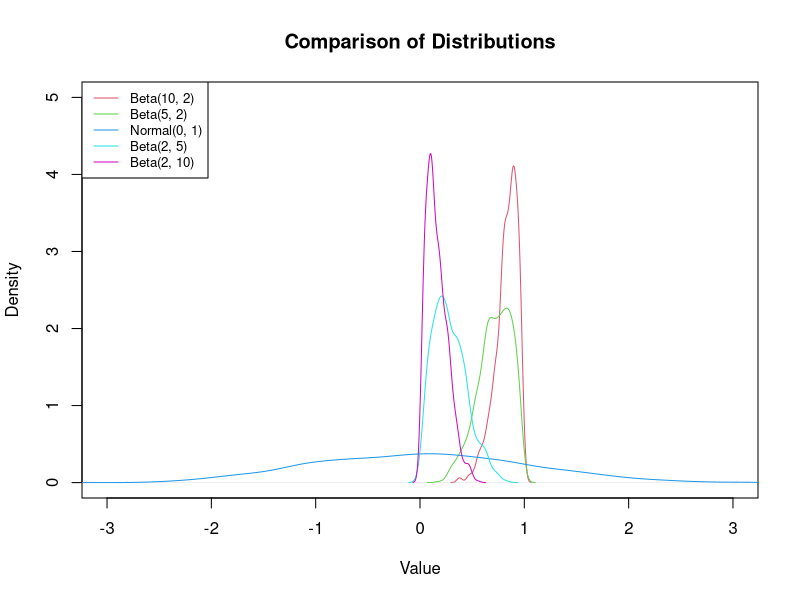

Here is the R script that generated this plot: (Note: this script raises an error after producing the figure.)
## ---- chunk 1
knitr::opts_chunk$set(echo = TRUE)
## ---- chunk 2

# The following example was taken from: https://statisticsglobe.com/draw-normal-left-right-skewed-distributions-r

set.seed(35486)                    # Create random distributions
data <- data.frame(x1 = rbeta(1000, 10, 2),
                   x2 = rbeta(1000, 5, 2),
                   x3 = rnorm(1000),
                   x4 = rbeta(1000, 2, 5),
                   x5 = rbeta(1000, 2, 10))

head(data)                         # Print head of data
## ---- chunk 3
plot(density(data$x1), col = 2,    # Overlay all columns as densities
     xlim = c(- 3, 3),
     ylim = c(0, 5),
     main = "Comparison of Distributions",
     xlab = "Value"
     )

lines(density(data$x2), col = 3)
lines(density(data$x3), col = 4)
lines(density(data$x4), col = 5)
lines(density(data$x5), col = 6)

legend("topleft",                  # Add legend to plot
       legend = c("Beta(10, 2)",
                  "Beta(5, 2)",
                  "Normal(0, 1)",
                  "Beta(2, 5)",
                  "Beta(2, 10)"),
       col = 2:6,
       lty = 1,
       cex = 0.8)

## ---- chunk 4
generate_dataset <- function(n = 300, m = 1000) {

  datasets <- replicate(
    n,
    rbeta(m, shape1 = 10, shape2 = 2),
    simplify = FALSE
  )

  names(datasets) <- paste0("dataset_", seq_len(n))

  return(datasets)
}

test_refactored_1 <- generate_dataset(n = 3, m = 1000)

length(test_refactored_1)
length(test_refactored_1[[1]])
## ---- chunk 5
generate_dataset <- function(
  n = 300,
  m = 1000,
  alpha = 10,
  beta = 2
) {

  datasets <- replicate(
    n,
    rbeta(m, shape1 = alpha, shape2 = beta),
    simplify = FALSE
  )

  names(datasets) <- paste0("dataset_", seq_len(n))

  return(datasets)
}

# Right-skewed beta distribution
right_skewed <- generate_dataset(alpha = 2, beta = 5)

# Left-skewed beta distribution
left_skewed <- generate_dataset(alpha = 5, beta = 2)

# Symmetric beta distribution
symmetric <- generate_dataset(alpha = 2, beta = 2)

# Calculate their sample means
right_means <- calculate_mean_values(right_skewed)
left_means <- calculate_mean_values(left_skewed)
symmetric_means <- calculate_mean_values(symmetric)
## ---- chunk 6
# Default beta distribution
default_beta <- function(size, alpha = 10, beta = 2) {

  rbeta(size, shape1 = alpha, shape2 = beta)

}


# Generalised dataset generator
generate_dataset <- function(
  n = 300,
  m = 1000,
  FUN = default_beta,
  ...
) {

  datasets <- lapply(
    seq_len(n),
    function(i) FUN(m, ...)
  )

  names(datasets) <- paste0("dataset_", seq_len(n))

  return(datasets)
}

# Beta distribution
beta_data <- generate_dataset(
  FUN = rbeta,
  shape1 = 2,
  shape2 = 5
)

# Uniform distribution
uniform_data <- generate_dataset(
  FUN = runif,
  min = 0,
  max = 1
)

# Normal distribution
normal_data <- generate_dataset(
  FUN = rnorm,
  mean = 0,
  sd = 1
)

# Exponential distribution
exponential_data <- generate_dataset(
  FUN = rexp,
  rate = 1
)

beta_means <- calculate_mean_values(beta_data)

uniform_means <- calculate_mean_values(uniform_data)

normal_means <- calculate_mean_values(normal_data)

exponential_means <- calculate_mean_values(exponential_data)
length(beta_data)
length(beta_data[[1]])
length(beta_means)

## ---- chunk 7
par(mfrow = c(2, 2))

qqnorm(
  beta_data[[1]],
  main = "Original Beta(2,5)"
)
qqline(beta_data[[1]], col = "red")

qqnorm(
  beta_means,
  main = "Beta Sample Means"
)
qqline(beta_means, col = "red")

qqnorm(
  exponential_data[[1]],
  main = "Original Exponential"
)
qqline(exponential_data[[1]], col = "red")

qqnorm(
  exponential_means,
  main = "Exponential Sample Means"
)
qqline(exponential_means, col = "red")

par(mfrow = c(1, 1))
par(mfrow = c(2, 2))

qqnorm(beta_means, main = "Beta Sample Means")
qqline(beta_means, col = "red")

qqnorm(uniform_means, main = "Uniform Sample Means")
qqline(uniform_means, col = "red")

qqnorm(normal_means, main = "Normal Sample Means")
qqline(normal_means, col = "red")

qqnorm(exponential_means, main = "Exponential Sample Means")
qqline(exponential_means, col = "red")

par(mfrow = c(1, 1))
## ---- chunk 8
par(mfrow = c(2, 2))

qqnorm(beta_means, main = "Beta Sample Means")
qqline(beta_means, col = "red")

qqnorm(uniform_means, main = "Uniform Sample Means")
qqline(uniform_means, col = "red")

qqnorm(normal_means, main = "Normal Sample Means")
qqline(normal_means, col = "red")

qqnorm(exponential_means, main = "Exponential Sample Means")
qqline(exponential_means, col = "red")

par(mfrow = c(1, 1))
## ---- chunk 9
set.seed(35486)

# Generate exponential samples with different sample sizes
exp_m5 <- generate_dataset(
  n = 300,
  m = 5,
  FUN = rexp,
  rate = 1
)

exp_m30 <- generate_dataset(
  n = 300,
  m = 30,
  FUN = rexp,
  rate = 1
)

exp_m1000 <- generate_dataset(
  n = 300,
  m = 1000,
  FUN = rexp,
  rate = 1
)

# Calculate sample means
means_m5 <- calculate_mean_values(exp_m5)

means_m30 <- calculate_mean_values(exp_m30)

means_m1000 <- calculate_mean_values(exp_m1000)
par(mfrow = c(1, 3))

qqnorm(means_m5, main = "Exponential Means: m = 5")
qqline(means_m5, col = "red")

qqnorm(means_m30, main = "Exponential Means: m = 30")
qqline(means_m30, col = "red")

qqnorm(means_m1000, main = "Exponential Means: m = 1000")
qqline(means_m1000, col = "red")

par(mfrow = c(1, 1))
